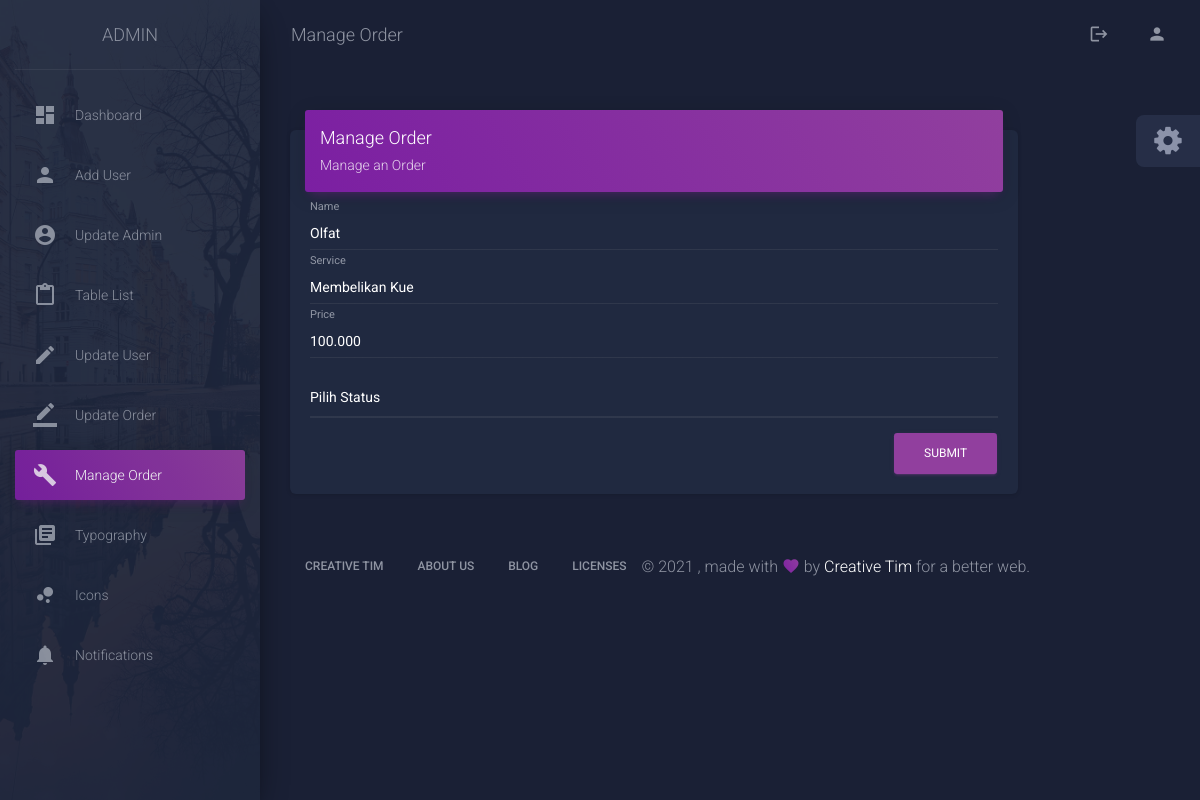
/managepesanan.php?id=5, run on the app's committed database.
### tables this page shows
CREATE TABLE `pembayaran` (
  `id_pemesanan` int(11) NOT NULL,
  `nama` varchar(500) NOT NULL,
  `jasa` varchar(500) NOT NULL,
  `bayar` varchar(500) NOT NULL,
  `tanggal` date NOT NULL,
  `waktu` time NOT NULL,
  `opsi` varchar(100) NOT NULL
);

### managepesanan.php (the view, shortened to what this page needs)
<?php
include 'koneksi.php';
?>
<!DOCTYPE html>
<html lang="en">
<head>
    <link rel="stylesheet" href="https://maxcdn.bootstrapcdn.com/font-awesome/latest/css/font-awesome.min.css">
    <link href="assets/css/material-dashboard.css?v=2.1.0" rel="stylesheet" />
</head>
<body class="dark-edition">
    <div class="wrapper ">
        <div class="sidebar" data-color="purple" data-background-color="black" data-image="assets/img/sidebar-2.jpg">
            <div class="logo"><a href="http://www.creative-tim.com" class="simple-text logo-normal">
                    Admin
                </a></div>
            <div class="sidebar-wrapper">
                <ul class="nav">
                    <li class="nav-item  ">
                        <a class="nav-link" href="dashboard.php">
                            <i class="material-icons">dashboard</i>
                            <p>Dashboard</p>
                        </a>
                    </li>
                    <li class="nav-item">
                        <a class="nav-link" href="user.php">
                            <i class="material-icons">person</i>
                            <p>Add User</p>
                        </a>
                    </li>
                    <li class="nav-item">
                        <a class="nav-link" href="updateprofiladmin.php">
                            <i class="material-icons">account_circle</i>
                            <p>Update Admin</p>
                        </a>
                    </li>
                    <li class="nav-item ">
                        <a class="nav-link" href="tables.php">
                            <i class="material-icons">content_paste</i>
                            <p>Table List</p>
                        </a>
                    </li>
                    <li class="nav-item ">
                        <a class="nav-link" href="edituser.php">
                            <i class="material-icons">edit</i>
                            <p>Update User</p>
                        </a>
                    </li>
                    <li class="nav-item">
                        <a class="nav-link" href="editpesanadmin.php">
                            <i class="material-icons">border_color</i>
                            <p>Update Order</p>
                        </a>
                    </li>
                    <li class="nav-item active">
                        <a class="nav-link" href="managepesanan.php">
                            <i class="material-icons">build</i>
                            <p>Manage Order</p>
                        </a>
                    </li>
                    <li class="nav-item ">
                        <a class="nav-link" href="typography.php">
                            <i class="material-icons">library_books</i>
                            <p>Typography</p>
                        </a>
                    </li>
                    <li class="nav-item ">
                        <a class="nav-link" href="icons.php">
                            <i class="material-icons">bubble_chart</i>
                            <p>Icons</p>
                        </a>
                    </li>
                    <li class="nav-item ">
                        <a class="nav-link" href="notifications.php">
                            <i class="material-icons">notifications</i>
                            <p>Notifications</p>
                        </a>
                    </li>
                </ul>
            </div>
        </div>
        <div class="main-panel">
            <nav class="navbar navbar-expand-lg navbar-transparent navbar-absolute fixed-top " id="navigation-example">
                <div class="container-fluid">
                    <div class="navbar-wrapper">
                        <a class="navbar-brand" href="javascript:void(0)">Manage Order</a>
                    </div>
                    <div class="collapse navbar-collapse justify-content-end">
                        <ul class="navbar-nav">
                            <li class="nav-item">
                                <a class="nav-link" href="logoutadmin.php">
                                    <i class="material-icons">logout</i>
                                </a>
                            </li>
                            <li class="nav-item">
                                <a class="nav-link" href="profil/profil.php">
                                    <i class="material-icons">person</i>
                                </a>
                            </li>
                        </ul>
                    </div>
                </div>
            </nav>
            <div class="content">
                <div class="container-fluid">
                    <div class="row">
                        <div class="col-md-10">
                            <div class="card">
                                <div class="card-header card-header-primary">
                                    <h4 class="card-title">Manage Order</h4>
                                    <p class="card-category">Manage an Order</p>
                                </div>
                                <?php
                                $id = $_GET['id'];
                                $data = $koneksi->query("SELECT * FROM pembayaran WHERE id_pemesanan='$id'");
                                $d = $data->fetch_assoc();
                                ?>
                                <div class="card-body">
                                    <form action="prosesmanage.php" method="POST">
                                        <div class="row">
                                            <div class="col-md-12">
                                                <div class="form-group">
                                                    <label class="bmd-label-floating">Name</label>
                                                    <input type="text" name="nama" class="form-control" value="<?php echo $d['nama']; ?>">
                                                </div>
                                            </div>
                                        </div>
                                        <div class="row">
                                            <div class="col-md-12">
                                                <div class="form-group">
                                                    <label class="bmd-label-floating">Service</label>
                                                    <input type="text" name="jasa" class="form-control" value="<?php echo $d['jasa']; ?>">
                                                </div>
                                            </div>
                                        </div>
                                        <div class="row">
                                            <div class="col-md-12">
                                                <div class="form-group">
                                                    <label class="bmd-label-floating">Price</label>
                                                    <input type="text" name="bayar" class="form-control" value="<?php echo $d['bayar']; ?>">
                                                </div>
                                            </div>
                                        </div>
                                        <div class="form-group">
                                            <select name="status" class="form-control">
                                                <option>Pilih Status</option>
                                            </select>
                                        </div>
                                        <button type="submit" class="btn btn-primary pull-right" name="send">Submit</button>
                                        <div class="clearfix"></div>
                                    </form>
                                </div>
                            </div>
                        </div>
                        <footer class="footer">
                            <div class="container-fluid">
                                <nav class="float-left">
                                    <ul>
                                        <li>
                                            <a href="https://www.creative-tim.com">
                                                Creative Tim
                                            </a>
                                        </li>
                                        <li>
                                            <a href="https://creative-tim.com/presentation">
                                                About Us
                                            </a>
                                        </li>
                                        <li>
                                            <a href="http://blog.creative-tim.com">
                                                Blog
                                            </a>
                                        </li>
                                        <li>
                                            <a href="https://www.creative-tim.com/license">
                                                Licenses
                                            </a>
                                        </li>
                                    </ul>
                                </nav>
                                <div class="copyright float-right" id="date">
                                    , made with <i class="material-icons">favorite</i> by
                                    <a href="https://www.creative-tim.com" target="_blank">Creative Tim</a> for a better web.
                                </div>
                            </div>
                        </footer>
                    </div>
                </div>
                <div class="fixed-plugin">
                    <div class="dropdown show-dropdown">
                        <a href="#" data-toggle="dropdown">
                            <i class="fa fa-cog fa-2x"> </i>
                        </a>
                    </div>
                </div>
</body>
</html>

### data on the page
pembayaran: nama "Olfat", jasa "Membelikan Kue", bayar "100.000"
